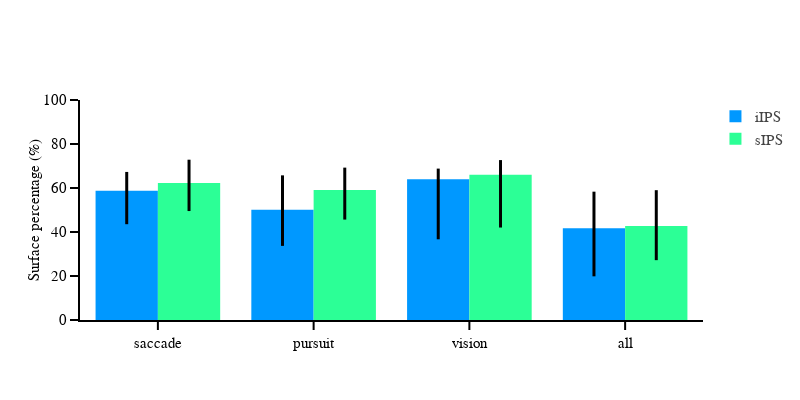

Source (notebook cell):
### Code cell
sub_rois =  ['iIPS', 'sIPS']
fig = go.Figure()
for i, roi in enumerate(sub_rois):
    df_roi = group_rois_area_categorie_df.loc[group_rois_area_categorie_df['roi']==roi]
    fig.add_trace(go.Bar(
        x=df_roi['categorie'],
        y=df_roi['median'],
        name=roi,  
        marker=dict(color=roi_colors_dict[roi]), 
        error_y=dict(
            type='data',
            array=df_roi['ci_high'] - df_roi['median'], 
            arrayminus=df_roi['median'] - df_roi['ci_low'],  
            visible=True,
            thickness=3,
            width=0,
            color='black'
        ),
        showlegend=True
    ))
    
fig.update_xaxes(showline=True)
fig.update_yaxes(title='Surface percentage (%)', range=[0,100], showline=True)
fig.update_layout(template=fig_template, 
                  barmode='group',
                  height=400, 
                  width=800)

fig.show()
fig.write_image("/Users/uriel/Downloads/Surface_percentage_3.pdf".format(subject))

### Figure 1 — Plotly figure (JSON) as saved in the notebook; plotly's stock layout.template omitted (floating-point values rounded to 4 significant figures)
{"data": [{"error_y": {"array": [8.502, 15.6, 4.82, 16.63], "arrayminus": [15.25, 16.46, 27.31, 21.85], "color": "black", "thickness": 3, "type": "data", "visible": true, "width": 0}, "marker": {"color": "rgb(0, 152, 255)"}, "name": "iIPS", "showlegend": true, "type": "bar", "x": ["saccade", "pursuit", "vision", "all"], "y": [58.8, 50.15, 64, 41.7]}, {"error_y": {"array": [10.56, 10.16, 6.637, 16.26], "arrayminus": [12.78, 13.45, 24.02, 15.55], "color": "black", "thickness": 3, "type": "data", "visible": true, "width": 0}, "marker": {"color": "rgb(44, 255, 150)"}, "name": "sIPS", "showlegend": true, "type": "bar", "x": ["saccade", "pursuit", "vision", "all"], "y": [62.3, 59.1, 66.05, 42.75]}], "layout": {"barmode": "group", "height": 400, "width": 800, "xaxis": {"autorange": true, "range": [-0.5, 3.5], "showline": true, "type": "category"}, "yaxis": {"range": [0, 100], "showline": true, "title": {"text": "Surface percentage (%)"}, "type": "linear"}}}
